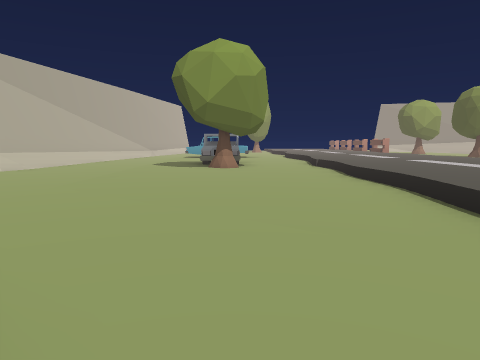
View 1 (above)

23 first-person views from a walk through a scene from a Unity 3-D project. The camera is 1.2 m above the floor, tilts 6° down and sees 70° across. The floor is counted in squares, 2 m on a side. Each view is taken from the middle of a square. On the plan, view 1 faces up. The plan holds only what a view shows up to about 10 squares ahead; the rest is blank. The place goes on beyond the plan. The player is left out.

View 2
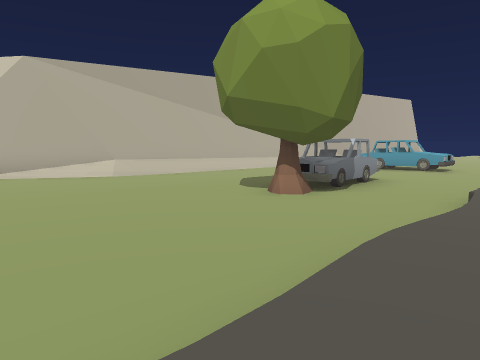

View 3
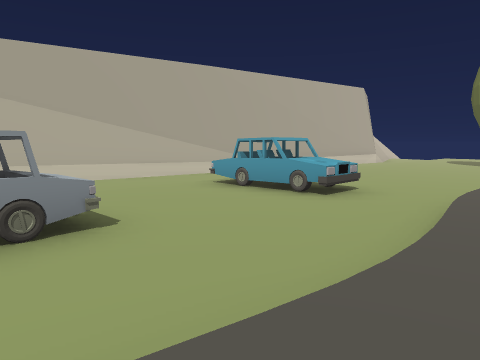

View 4
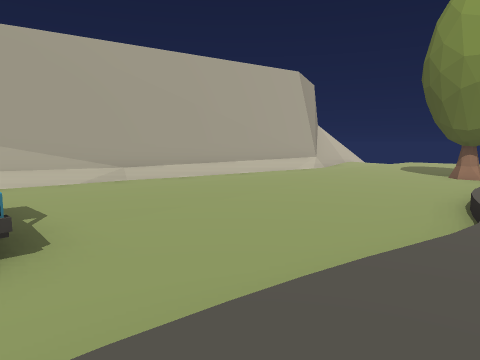

View 5
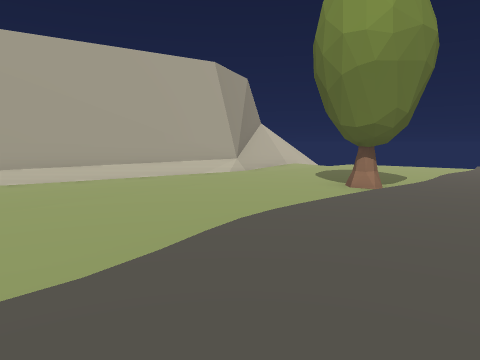

View 6
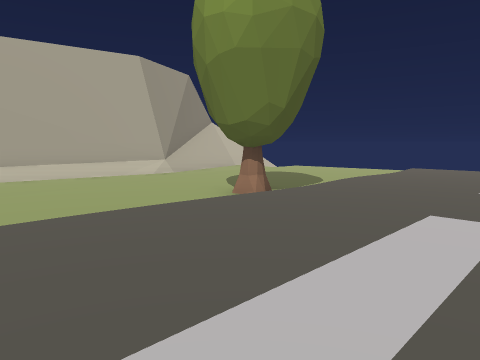

View 7
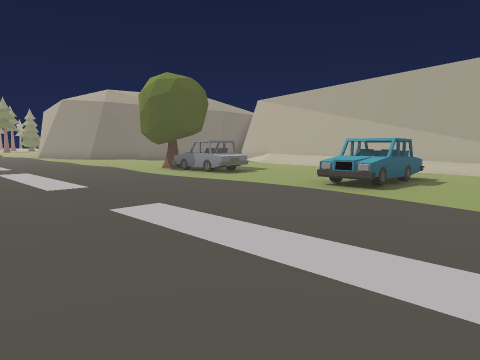

View 8
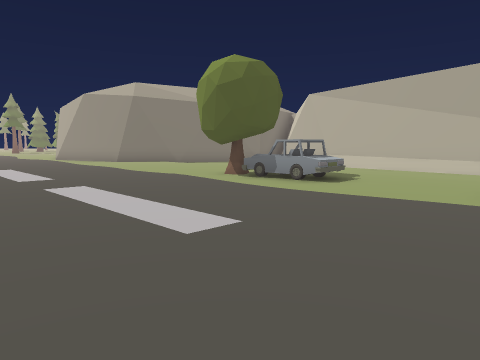

View 9
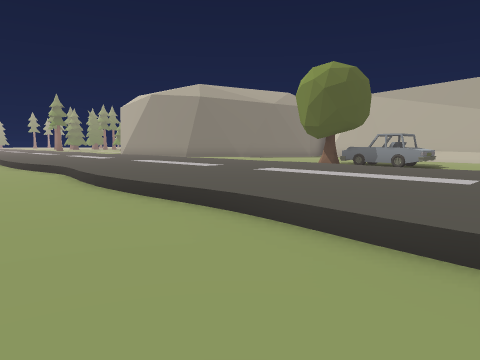

View 10
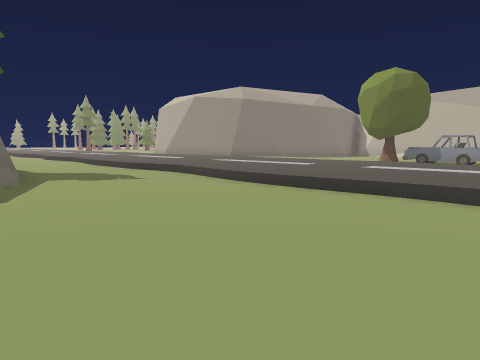

View 11
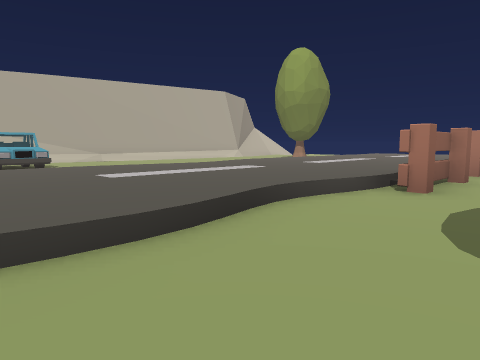

View 12
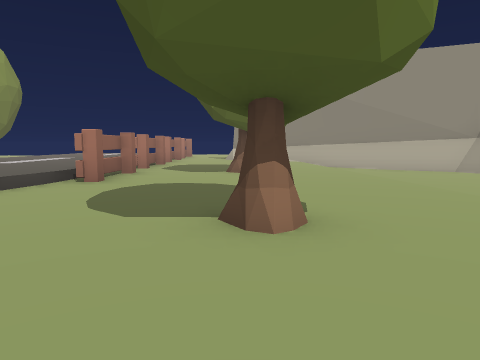

View 13
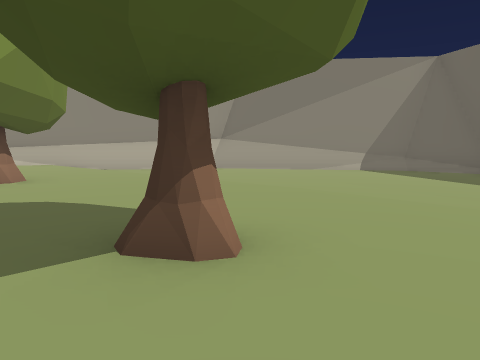

View 14
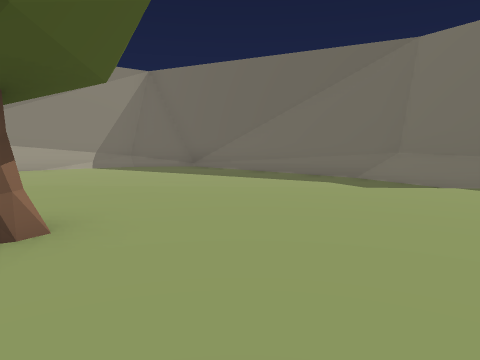

View 15
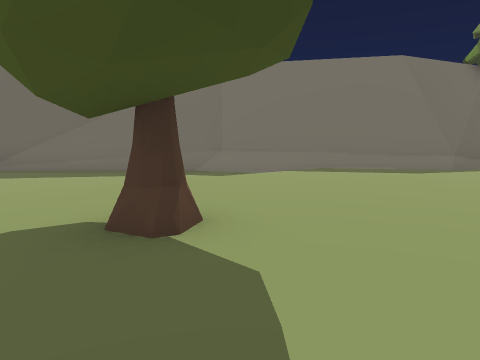

View 16
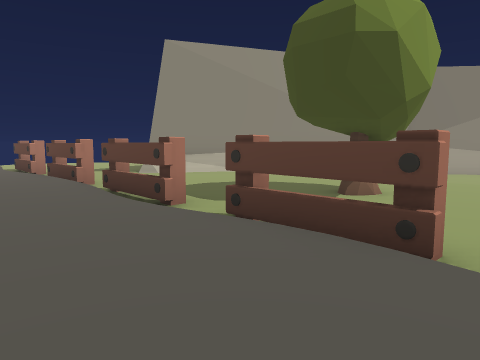

View 17
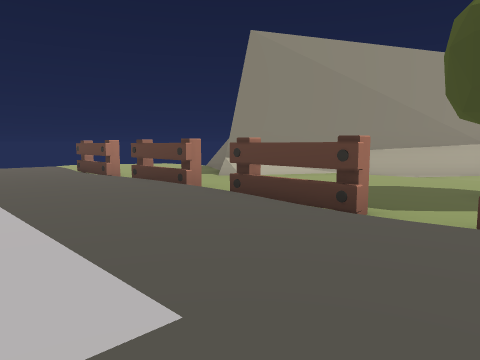

View 18
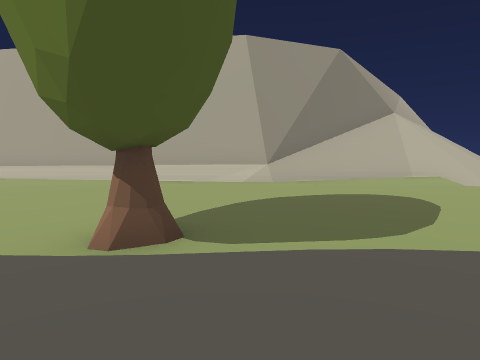

View 19
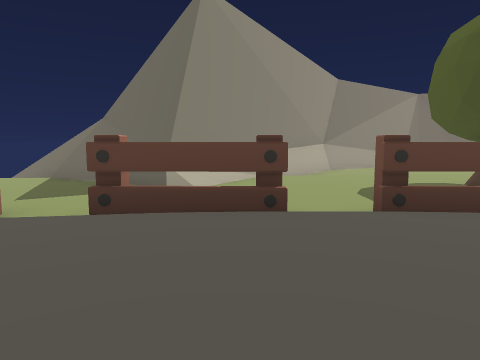

View 20
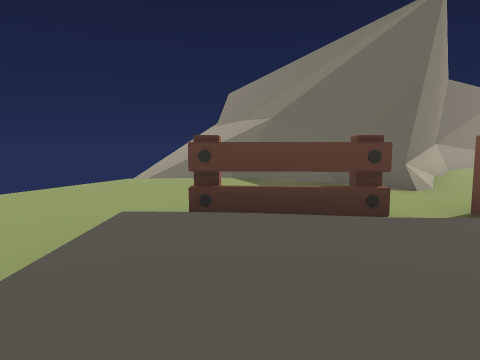

View 21
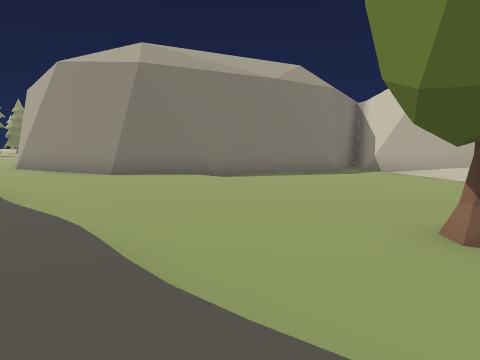

View 22
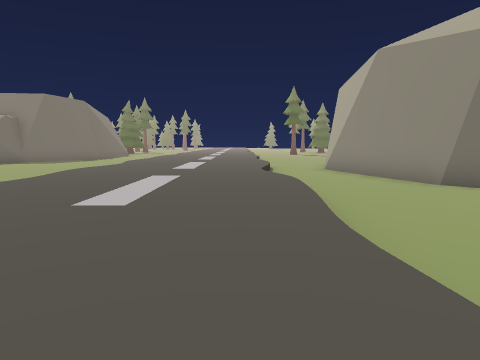

View 23
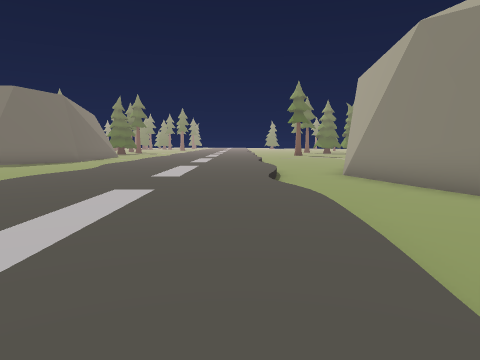

### Floor plan
Key: @ floor where view 1 was taken; # wall or solid block; . main floor; : floor 0.25 m higher than the main floor; - floor 0.25 m lower than the main floor; + floor 0.5 m higher than the main floor; / step, stairs or slope; = window, fence, low wall or low ledge; ^ raised ledge; O other object.
Columns run from 8 left of view 1 to 19 right of it. Each row starts with its distance up from view 1.
 29    #../...// ///....=#
 28    #../.../++++O....##
 27    ##./.../++++O...##
 26     #./.../++++/...#
 25     #./.../++++O..###
 24     #....O/++++O.../##
 23     #...../++++/..../##
 22    ##...../++++O.....-###
 21    #....../++++O.....---##
 20    #....../++++/..O..----#
 19    #.......++++O..O..----##
 18    #.......++++O.....-----##
 17    #....../++++/...../----/#
 16   ##....../++++....../----.#
 15   #/..OOO./++++/..O../---..#
 14   #/....../++++/...../---.##
 13   #/....../++++/...../--./#
 12   #/.......++++/.....---/##
 11   # ...OO./++++/.....--/##
 10   #/...OO./++++/.....-/##
  9   #....OO./++++/...../#^
  8  ##......./++++/...:#^
  7  #......../++++/..###
  6 ##......../++++/..#
  5 #........./++++/..#
  4   ......../++++/..O
  3    #....../++++/..
  2    ###..../++++/..
  1      ##.../++++/
  0       ##@./++++/.
 -1        #...++++/..
 -2        ##..++++/..
 -3         #./++++...
 -4         #./++++/..
 -5         ../++++/..

Where each view was taken, in squares from view 1:
view 1: 0 up, 0 right, facing up
view 2: 4 up, 3 right, facing up-left
view 3: 10 up, 3 right, facing up-left
view 4: 15 up, 3 right, facing up-left
view 5: 18 up, 4 right, facing up-left
view 6: 20 up, 5 right, facing up-left
view 7: 18 up, 6 right, facing down-left
view 8: 15 up, 6 right, facing down-left
view 9: 14 up, 9 right, facing down-left
view 10: 13 up, 11 right, facing down-left
view 11: 13 up, 9 right, facing up-left
view 12: 12 up, 10 right, facing up
view 13: 13 up, 9 right, facing up-right
view 14: 13 up, 8 right, facing right
view 15: 16 up, 8 right, facing down-right
view 16: 17 up, 5 right, facing up-right
view 17: 19 up, 4 right, facing up-right
view 18: 25 up, 4 right, facing left
view 19: 24 up, 4 right, facing right
view 20: 28 up, 4 right, facing right
view 21: 9 up, 3 right, facing down-left
view 22: 7 up, 3 right, facing down
view 23: 5 up, 3 right, facing down
